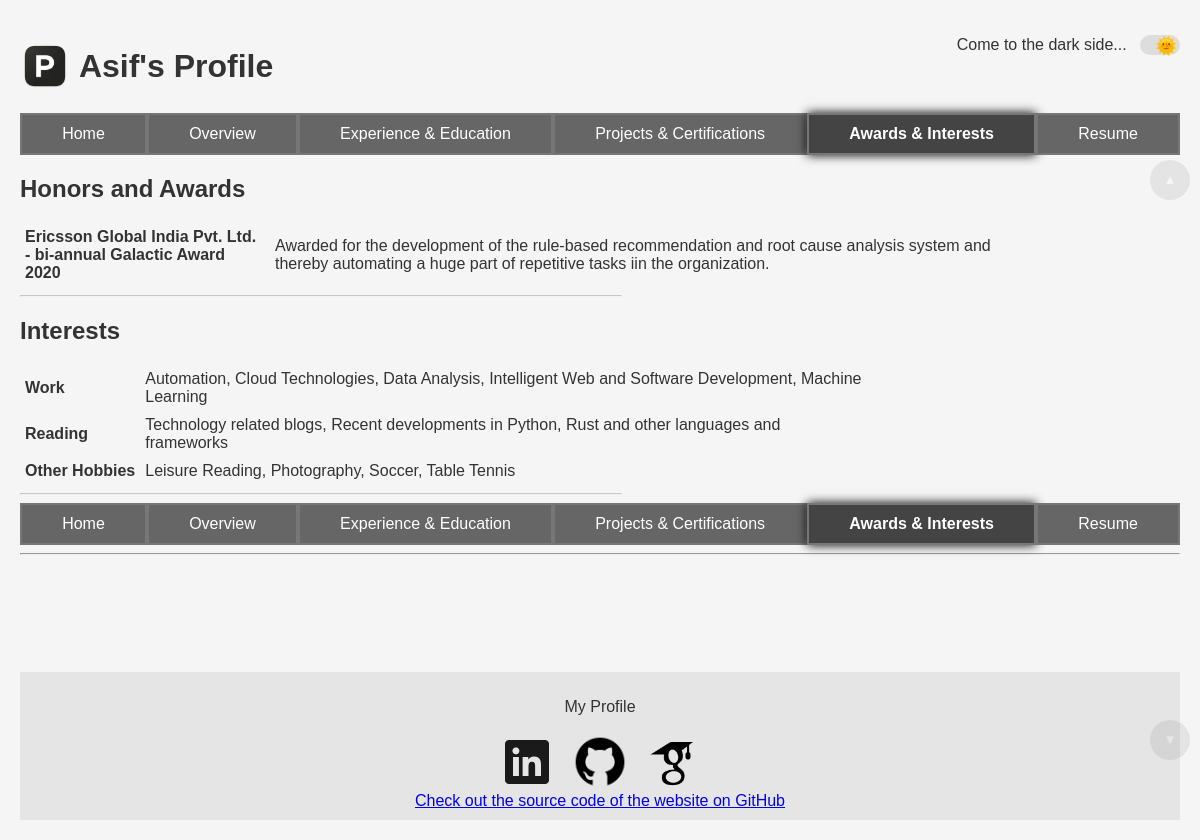
/awards_interests, run on the app's committed database.
### src/data/models.py (models this page shows)
class BasicInfo(Base):
    __tablename__ = "basic_info"
    id = Column(Integer, primary_key=True, index=True)
    name = Column(String)
    email = Column(String, unique=True)
    phone = Column(String, unique=True)
    location = Column(String)
    website = Column(String)
    linkedin = Column(String)
    github = Column(String)
    intro = Column(String)
    education = relationship("Education", back_populates="user")
    experience = relationship("Experience", back_populates="user")
    skills = relationship("Skills", back_populates="user")
    projects = relationship("Projects", back_populates="user")
    certifications = relationship("Certifications", back_populates="user")
    honors_and_awards = relationship("HonorsAndAwards", back_populates="user")
    interests = relationship("Interests", back_populates="user")
    resume = relationship("Resume", back_populates="user")

class HonorsAndAwards(Base):
    __tablename__ = "honors_and_awards"
    id = Column(Integer, primary_key=True, index=True)
    title = Column(String)
    description = Column(String)
    fk_user = Column(Integer, ForeignKey("basic_info.id"))
    user = relationship("BasicInfo", back_populates="honors_and_awards")

class Interests(Base):
    __tablename__ = "interests"
    id = Column(Integer, primary_key=True, index=True)
    interest = Column(String)
    subcategory = Column(String)
    fk_user = Column(Integer, ForeignKey("basic_info.id"))
    user = relationship("BasicInfo", back_populates="interests")

### src/web/routes.py (the view)
@router.get("/awards_interests", name="awards_interests", response_class=HTMLResponse)
def send_awards_interests(request: Request, db: Session = Depends(db_init.get_db)):
    basic_info = db_ops.filter_data_with_id(db, table_name="basic_info", lookup_id=1)
    user_filter = {"fk_user": basic_info.id}
    honors_and_awards = db_ops.filter_data_from_table(db, table_name="honors_and_awards", lookup_filter=user_filter)
    interests = db_ops.filter_data_from_table(db, table_name="interests", lookup_filter=user_filter)
    return templates.TemplateResponse(
        "awd_int.html",
        {
            "request": request,
            "current_page": "awards_interests",
            "curr_date": date.today(),
            "basic_info": basic_info,
            "honors_and_awards": honors_and_awards,
            "interests": arrange_interests(interests),
        },
    )

### templates/awd_int.html
{% extends "base.html" %}
{% block heading %}
    {{ basic_info.name.split(" ")[0] }}'s Profile
{% endblock %}
{% block content %}
    <div class="main-content">
        <section id="honors_and_awards">
            <h2>Honors and Awards</h2>
            <table>
            <tbody class="two-cols">
                {% for hna in honors_and_awards %}
                    <tr>
                    <td><b>{{ hna.title }}</b></td>
                    <td>{{ hna.description }}</td>
                    </tr>
                {% endfor %}
            </tbody>
            </table>
        </section>
        <hr class="section-divider">
        <section id="interests">
            <h2>Interests</h2>
            <table>
            <tbody class="two-cols">
                {% for int_subcategory, ints in interests.items() %}
                    {% set cat_ints = ", ".join(ints) %}
                    <tr>
                    <td><b>{{ int_subcategory }}</b></td>
                    <td>{{ cat_ints }}</td>
                    </tr>
                {% endfor %}
            </tbody>
            </table>
        </section>
        <hr class="section-divider">
    </div>
{% endblock %}

### static/base-style.css (style rules this page uses)
body { min-height: 100vh; display: flex; flex-direction: column; font-family: Arial, sans-serif; font-size: 1rem; margin: 0; padding: 20px; background-color: #f5f5f5; color: #333; transition: background-color 0.3s ease, color 0.3s ease; }
h1, h2, h3, h4 { color: #333; }
h2 { font-size: 1.5rem; }
.section-divider { max-width: 50vw; margin-left: 0; opacity: 0.5; }

### static/table-styles.css (style rules this page uses)
table { border-spacing: 0; border-collapse: collapse; }
.two-cols td { max-width: 20vw; padding: 5px; }
.two-cols td:nth-child(2) { max-width: 60vw; }
.two-cols tr, .detailed-two-cols tr, .equal-two-cols tr, .inverted-two-cols tr, .three-cols tr { padding: 10px; }
td { word-wrap: break-word; }

### data on the page
BasicInfo: name "Asif"
HonorsAndAwards: title "Ericsson Global India Pvt. Ltd. - bi-annual Galactic Award 2020", description "Awarded for the development of the rule-based recommendation and root cause analysis system and thereby automating a huge part of repetitive tasks iin the organization."
Interests: subcategory "Work", cat_ints "Automation, Cloud Technologies, Data Analysis, Intelligent Web and Software Development, Machine Learning"
Interests: subcategory "Reading", cat_ints "Technology related blogs, Recent developments in Python, Rust and other languages and frameworks"
Interests: subcategory "Other Hobbies", cat_ints "Leisure Reading, Photography, Soccer, Table Tennis"
